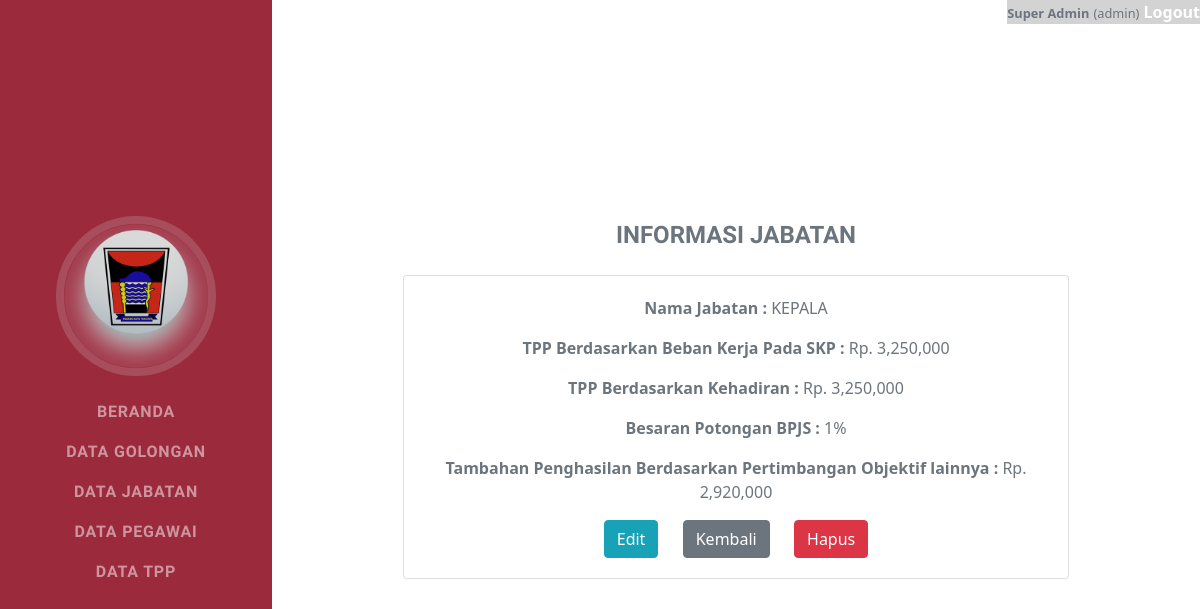
Page /jabatan-detail.php?id=1 (signed in) on the committed database.
### tables this page shows
CREATE TABLE `jabatan` (
  `id_jabatan` int(11) NOT NULL,
  `nama_jabatan` varchar(90) NOT NULL,
  `beban_kerja_skp` int(11) NOT NULL,
  `kehadiran` int(11) NOT NULL,
  `potongan_bpjs` double NOT NULL,
  `pertimbangan_objektif` int(11) NOT NULL
);

### jabatan-detail.php (the view, shortened to what this page needs)
        <?php include('assets/menu.php') ?>
        <div class="container-fluid p-0">
            <?php
            	$id = mysqli_real_escape_string($con, $_GET['id']);
                $sql=mysqli_query($con, "SELECT * FROM jabatan WHERE id_jabatan = $id");
                while($row = mysqli_fetch_array($sql))
                {
                    $id = $row['id_jabatan'];
                    $nama = $row['nama_jabatan'];
                    $skp = $row['beban_kerja_skp'];
                    $kehadiran = $row['kehadiran'];
                    $bpjs = $row['potongan_bpjs'];
                    $objektif = $row['pertimbangan_objektif'];
                    $id2 = base64_encode($id);
                    $nama2 = base64_encode($nama);
                }
            ?>
	            <section class="resume-section">
	                <div class="resume-section-content">
	                    <h4 class="mb-0 text-primary" style="text-align: center; padding-bottom: 3%">
	                        <span class="text-secondary">Informasi Jabatan</span>
	                    </h4>
	                    <center>
		                    <div class="card" style="width: 80%">
							  <div class="card-body">
							    <p class="card-text"><strong> Nama Jabatan : </strong> <?php echo $nama ?></p>
							    <p class="card-text"><strong> TPP Berdasarkan Beban Kerja Pada SKP : </strong>
                                    Rp. <?php echo number_format($skp) ?></p>
							    <p class="card-text"><strong> TPP Berdasarkan Kehadiran : </strong>
                                    Rp. <?php echo number_format($kehadiran) ?></p>
							    <p class="card-text"><strong> Besaran Potongan BPJS : </strong> <?php echo $bpjs ?>%</p>
							    <p class="card-text"><strong> Tambahan Penghasilan Berdasarkan Pertimbangan Objektif lainnya : </strong> Rp. <?php echo number_format($objektif) ?></p>
							    <a name="akses" href="jabatan-edit.php?id=<?php echo $id ?>">
							    	<button type="button" class="btn btn-info">Edit</button>
							    </a> &emsp;
							    <a href="jabatan.php">
							    	<button type="button" class="btn btn-secondary">Kembali</button>
							    </a> &emsp;
							    <a name="akses" href="jabatan-hapus.php?id=<?php echo $id2 ?>&nama=<?php echo $nama2 ?>">
							    	<button type="button" class="btn btn-danger" onclick="return confirm('Yakin Hapus Jabatan: <?php echo $nama ?>?');">Hapus</button>
							    </a>
							  </div>
							</div>
						</center>
<?php include('assets/footer.php') ?>

### rows in the picture
jabatan: nama_jabatan "KEPALA", beban_kerja_skp "3,250,000", kehadiran "3,250,000", potongan_bpjs "1", pertimbangan_objektif "2,920,000"

### other values in the picture
$_SESSION['nama'] "Super Admin"
$_SESSION['role'] "admin"
